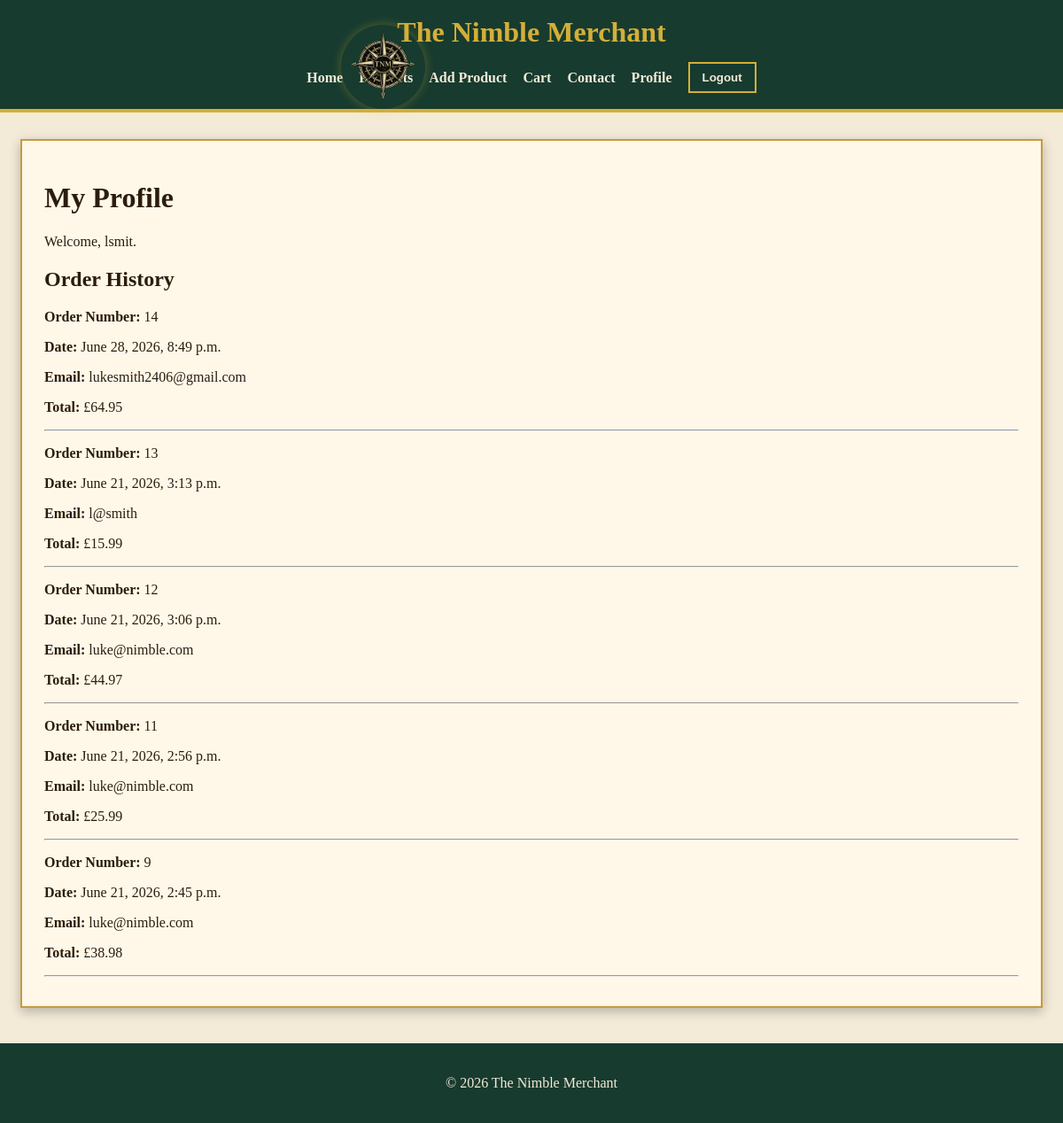
/accounts/profile/ (signed in), run on the app's committed database.
### checkout/models.py (models this page shows, shortened)
class Order(models.Model):
    full_name = models.CharField(max_length=50)
    email = models.EmailField(max_length=254)
    phone_number = models.CharField(max_length=20)
    address = models.CharField(max_length=254)
    town_or_city = models.CharField(max_length=40)
    postcode = models.CharField(max_length=20)
    date = models.DateTimeField(auto_now_add=True)
    order_total = models.DecimalField(max_digits=10, decimal_places=2, default=0)
    user_profile = models.ForeignKey(
    User,
    null=True,
    blank=True,
    on_delete=models.SET_NULL
)

### profiles/views.py (the view)
# urls.py: path('accounts/profile/', profile_views.profile, name='profile'),
@login_required
def profile(request):
    orders = Order.objects.filter(user_profile=request.user).order_by('-date')
    context = {
        'orders': orders,
    }
    return render(request, 'profiles/profile.html', context)

### profiles/templates/profiles/profile.html
{% extends "base.html" %}
{% block content %}
<h1>My Profile</h1>
<p>Welcome, {{ user.username }}.</p>
<h2>Order History</h2>
{% if orders %}
    {% for order in orders %}
        <div>
            <p><strong>Order Number:</strong> {{ order.id }}</p>
            <p><strong>Date:</strong> {{ order.date }}</p>
            <p><strong>Email:</strong> {{ order.email }}</p>
            <p><strong>Total:</strong> £{{ order.order_total }}</p>
        </div>
        <hr>
    {% endfor %}
{% else %}
    <p>You have not placed any orders yet.</p>
{% endif %}
{% endblock %}

### templates/base.html (shortened to what this page needs)
<!DOCTYPE html>
<html lang="en">
<head>
    {% load static %}
    <link rel="stylesheet" href="{% static 'css/base.css' %}">
</head>
<body>
 <header>
    <div class="header-brand">
        <a href="{% url 'home' %}" class="logo-link">
            <img src="{% static 'images/tnm-logo.png' %}" alt="The Nimble Merchant" class="logo">
        </a>
        <h1>
            <a href="{% url 'home' %}">
                The Nimble Merchant
            </a>
        </h1>
    </div>
  <nav>
    <a href="{% url 'home' %}">Home</a>
    <a href="{% url 'products' %}">Products</a>
    {% if user.is_staff %}
        <a href="{% url 'add_product' %}">Add Product</a>
    {% endif %}
    <a href="{% url 'view_cart' %}">Cart</a>
    <a href="{% url 'contact' %}">Contact</a>
    {% if user.is_authenticated %}
        <a href="{% url 'profile' %}">Profile</a>
        <form
            method="post"
            action="{% url 'logout' %}"
            class="logout-form"
        >
            <button type="submit">Logout</button>
        </form>
    {% else %}
        <a href="{% url 'login' %}">Login</a>
        <a href="{% url 'register' %}">Register</a>
    {% endif %}
</nav>
</header>
    <main>
        {% block content %}
        {% endblock %}
    </main>
    <footer>
        <p>&copy; 2026 The Nimble Merchant</p>
    </footer>
</body>
</html>

### static/css/base.css (style rules this page uses)
body { margin: 0; font-family: Georgia, 'Times New Roman', serif; background: #f3ead7; color: #2b1d0e; }
header { background: #173b2f; color: #d4af37; padding: 18px 30px; border-bottom: 4px solid #d4af37; }
.header-brand { display: flex; align-items: center; justify-content: center; gap: 22px; margin-bottom: 15px; }
.logo-link { border: none; background: none; padding: 0; }
.logo { width: 150px; height: auto; display: block; position: relative; left: 350px; }
header h1 { margin: 0; }
header h1 a { color: #d4af37; text-decoration: none; }
nav { display: flex; justify-content: center; align-items: center; gap: 18px; flex-wrap: wrap; }
nav a { color: #f3ead7; text-decoration: none; font-weight: bold; }
.logout-form { display: inline; margin: 0; }
.logout-form button { padding: 8px 14px; }
main { max-width: 1100px; margin: 30px auto; padding: 25px; background: #fff8e8; border: 2px solid #c49a45; box-shadow: 0 4px 12px rgba(0, 0, 0, 0.25); }
button, a.button { background: #173b2f; color: #f3ead7; border: 2px solid #d4af37; padding: 10px 16px; cursor: pointer; text-decoration: none; font-weight: bold; }
footer { text-align: center; padding: 20px; background: #173b2f; color: #f3ead7; margin-top: 40px; }
.logo-link { position: absolute; top: 28px; left: 35px; }
.logo { width: 95px; height: auto; border-radius: 50%; box-shadow: 0 0 12px rgba(212, 175, 55, 0.35); }

### data on the page
Order: id "14", date "June 28, 2026, 8:49 p.m.", email "lukesmith2406@gmail.com", order_total "64.95"
Order: id "13", date "June 21, 2026, 3:13 p.m.", email "l@smith", order_total "15.99"
Order: id "12", date "June 21, 2026, 3:06 p.m.", email "luke@nimble.com", order_total "44.97"
Order: id "11", date "June 21, 2026, 2:56 p.m.", email "luke@nimble.com", order_total "25.99"
Order: id "9", date "June 21, 2026, 2:45 p.m.", email "luke@nimble.com", order_total "38.98"

### other printed values
{{ user.username }} "lsmit"
